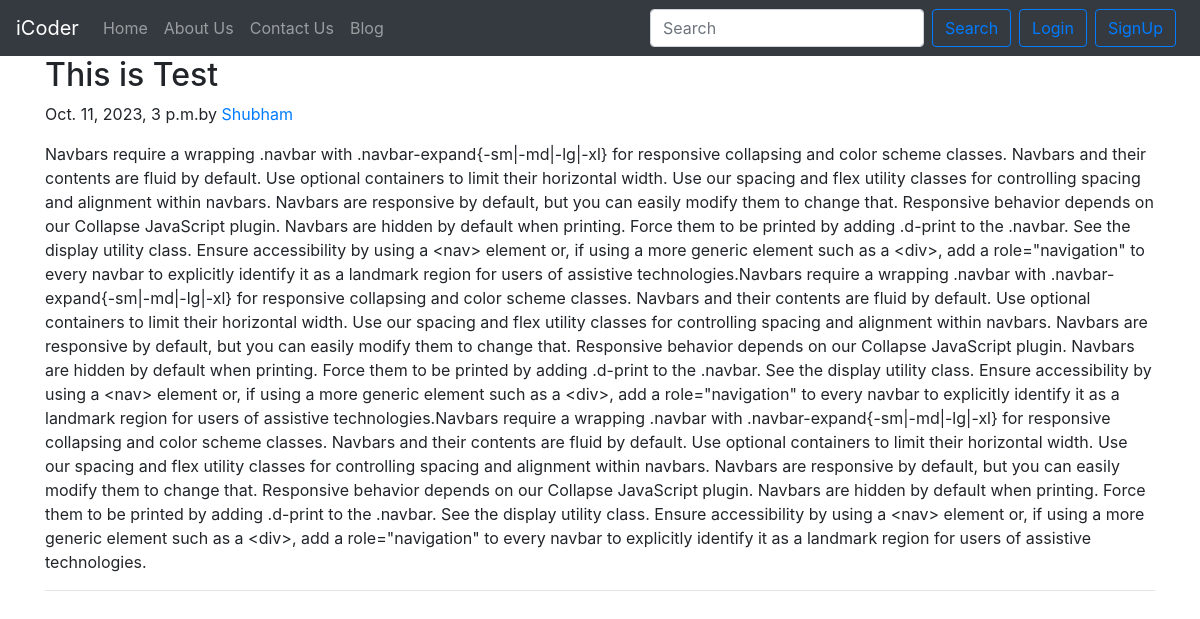
Page /blog/test on the committed database.
### blog/models.py (models this page shows, shortened)
class Post(models.Model):
     sno= models.AutoField(primary_key=True,)
     title= models.CharField(max_length=255, default="")
     author= models.CharField(max_length=100, default="")
     content= models.TextField()
     slug=models.CharField(max_length=20, default="")
     timeStamp=models.DateTimeField(blank=True, default="")

### blog/views.py (the view)
# urls.py: path('<str:slug>', views.blogPost, name="blogpost"),
def blogPost(request,slug):
    post = Post.objects.filter(slug=slug)[0]
    context={'post':post}
    return render(request , 'blog/blogpost.html',context)

### templates/blog/blogpost.html (shortened to what this page needs)
{% extends "common.html" %}
{% block body %}
<div class="container">
    <div class="blog-post">
        <h2 class="blog-post-title">{{post.title}}</h2>
        <p class="blog-post-meta">{{post.timeStamp}}by <a href="/about">{{post.author}}</a></p>
        <p>{{post.content}}</p>
        <hr>
      </div>
</div>
 {% endblock %}

### rows in the picture
Post: title "This is Test", timeStamp "Oct. 11, 2023, 3 p.m.", author "Shubham", content "Navbars require a wrapping .navbar with .navbar-expand{-sm|-md|-lg|-xl} for responsive collapsing and color scheme classes. Navbars and their contents are fluid by default. Use optional containers to limit their horizontal width. Use our spacing and flex utility classes for controlling spacing and alignment within navbars. Navbars are responsive by default, but you can easily modify them to change that. Responsive behavior depends on our Collapse JavaScript plugin. Navbars are hidden by default when printing. Force them to be printed by adding .d-print to the .navbar. See the display utility class. Ensure accessibility by using a <nav> element or, if using a more generic element such as a…"
